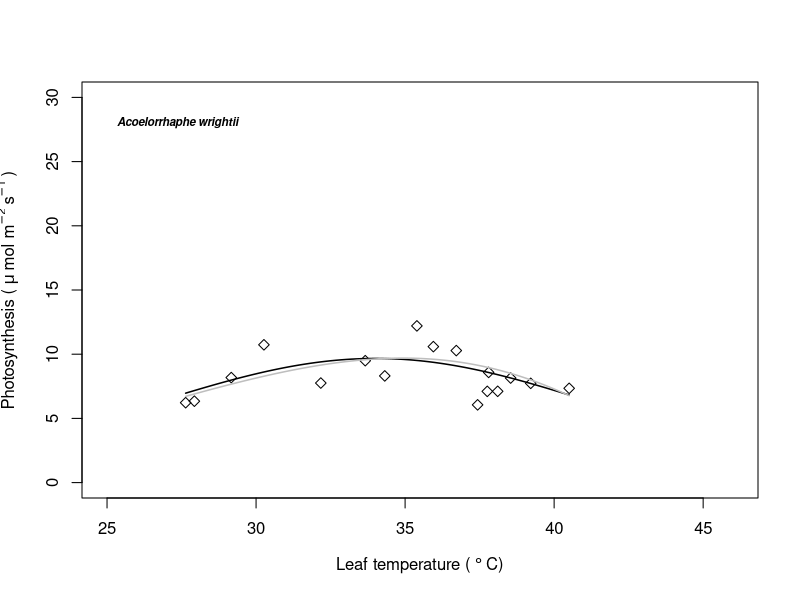
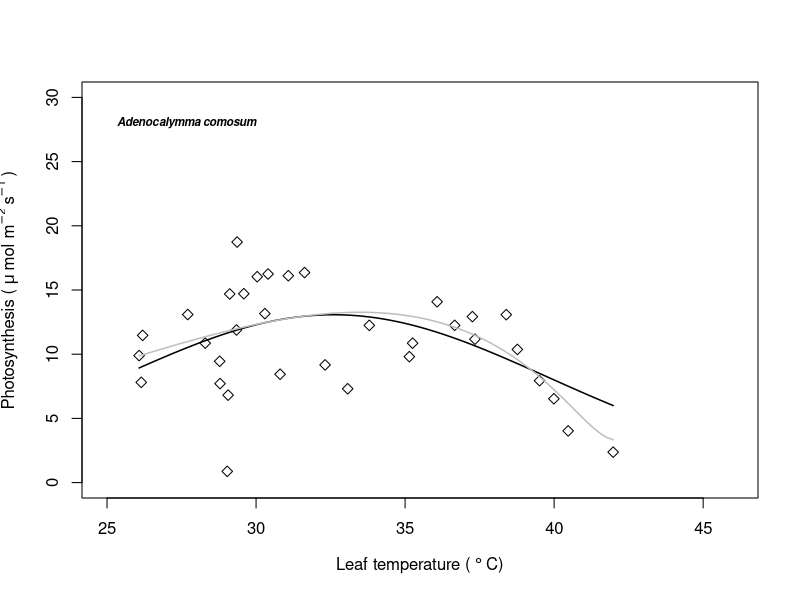
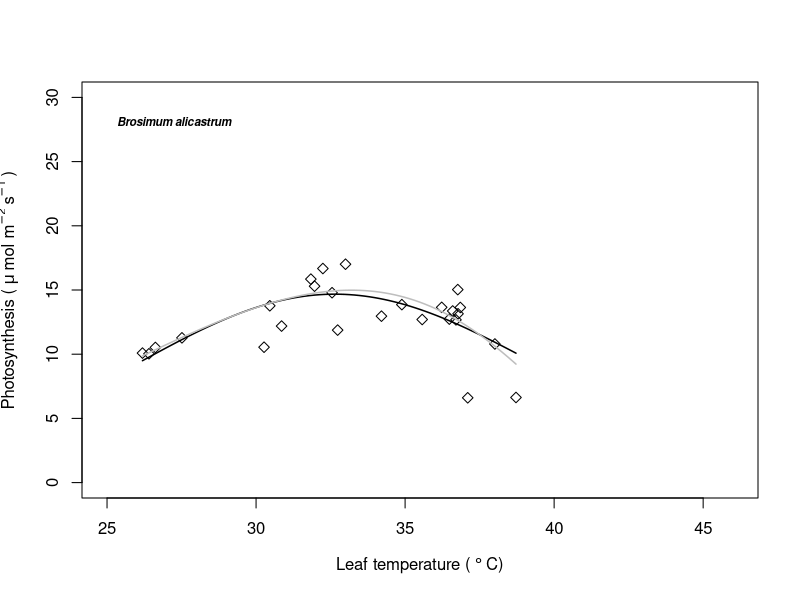
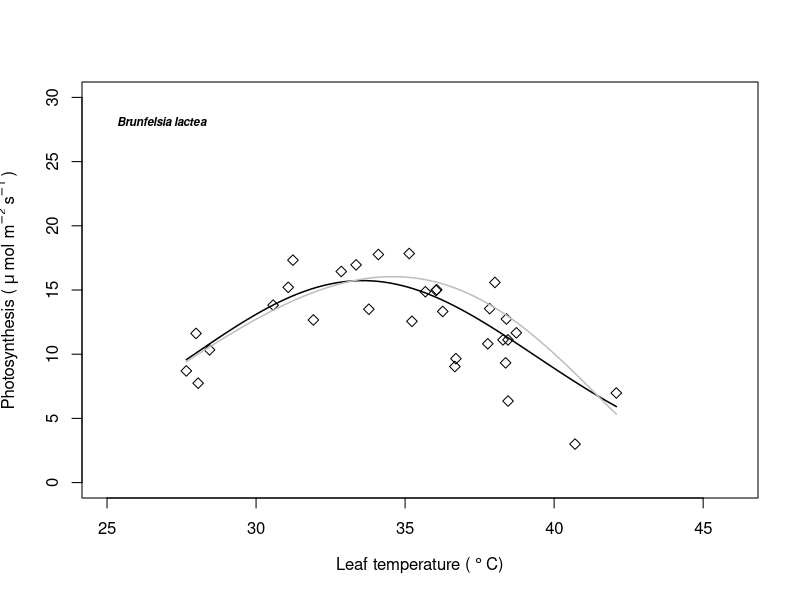
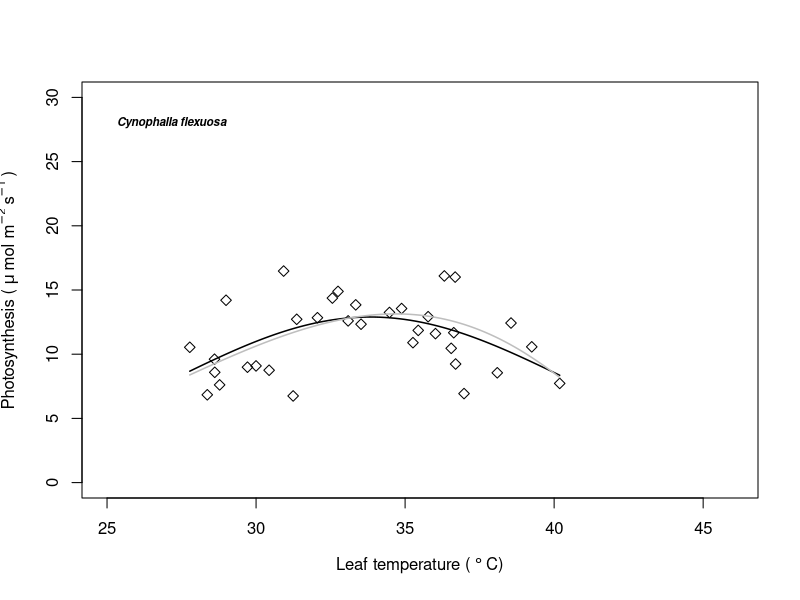

Write R code to recreate these figures, in order.
#Thanks for checking out this code for fitting temperature-assimilation curves 
#Be sure to the read the Read.me.txt file.
#Below, the "ATcurve" function can be used to calculate  Topt, Popt, "Omega", and Tmax. These parameters are calculated using 
#two separate models. Model "1" is used to estimate Topt, Popt, "Omega", and model "2" is used to estimate a second set of estimates of Topt, Popt, plus Tmax.
#The model you want to use can be indicated as "1", "2", or both ("3").
#For this function, define the the columns with the 1) leaf temperature & 2) Assimilation variables, then the 3) id/unique factor that you 
#want to estimate the heat tolerances for 4)  indicate if you want to make plots, 6) the number of bootsrap iterations for estimating heat tolerances,
# and 7) the model(s) you want to use.

setwd("Your directory here/AT_curve_function/")
atdat=read.csv("Sample_AT.data.csv")
set.seed(23)
#Tleaf=atdat$Tleaf; A=atdat$A; id=atdat$species; plot.est=T; boots; mods=3

ATcurve=function( Tleaf, Assimilation, id, plot.est, boots, mods){
  l1=list(plot.est=plot.est, boots=boots, mods=mods)
  attach(l1)
  ATdf=data.frame(Tleaf=Tleaf, A=Assimilation, id=id)
  return(do.call("rbind", by(ATdf, list(ATdf$id),  function(df){
    Tleaf=df[,which(colnames(df)=="Tleaf")]
    A=df[,which(colnames(df)=="A")]
    id=df[,which(colnames(df)=="id")]
    if(mods==1|mods==3){
      P.opt=T.opt=T.omeg=c()#empty vectors that will hold estimates for Topt and Popt for each iteration of bootstrapping/resampling
      pred.assim=matrix(NA,75,boots)
      for(k in 1:boots){
        srows <- sample(1:length(Tleaf),length(Tleaf),TRUE)#randomly selcts rows from our subset data=
        #If else to catch errors when nls model is parameters are unable to converge
        if(class(try(nls(A[srows]~ (Pop*exp(-((Tleaf[srows] - Top)/(omeg))^2)), start = list(Pop=15,  Top=28, omeg=18)), silent=T)[[1]])=="nlsModel")
        {fit.Tleaf <- nls(A[srows]~ (Pop*exp(-((Tleaf[srows] - Top)/(omeg))^2)),  start = list(Pop=15,  Top=28, omeg=18))
        
        tleafx=seq(from=min(na.omit(Tleaf[srows])), to=max(na.omit(Tleaf[srows])), length.out = 75)
        
        predA=(coef(fit.Tleaf)[[1]]*exp(-((tleafx - coef(fit.Tleaf)[[2]])/(coef(fit.Tleaf)[[3]]))^2))
        df3=data.frame(Tleafs=tleafx, A=predA)
        pred.assim[,k]=predA #These are he predictions from the leaf temperatre model...in other words these are the assimilation rates
        T.opt[k]=coef(fit.Tleaf)[2] #Here we extract the leaf temperature where assiilation is predictd to be highest
        T.omeg[k]=coef(fit.Tleaf)[3]#Here we extract the leaf temperature where assiilation is predictd to be highest
        P.opt[k]=max(df3$A)
        }else{(class(try(nls(A[srows]~ (Pop*exp(-((Tleaf[srows] - Top)/(omeg))^2)),  start = list(Pop=15,  Top=28, omeg=18)), silent=T)[[1]])=="list")
          pred.assim[,k]=NA
          T.opt[k]=NA
          P.opt[k]=NA
          T.omeg[k]=NA}
      }
      #Calculates the 95% confidence interval and the mean for our bootstrapped data
      #A.boot=t(apply(pred.assim, 1, function(x){quantile(x,c(0.025,0.975),na.rm=T)}))
      A.mean=t(apply(pred.assim, 1, function(x){mean(na.omit(x))}))}
    
    if(mods==2|mods==3){
      P.opt2=T.opt2=T.max=T.min=c()#empty vectors that will hold estimates for Topt and Popt for each iteration of bootstrapping/resampling
      pred.assim2=matrix(NA,75,boots)
      #v bootstrapping starts
      for(k in 1:boots){
        srows <- sample(1:length(Tleaf),length(Tleaf),TRUE)#randomly selcts rows from our subset data
        if(class(try(nls(A[srows]~ (b*(Tleaf[srows] - Tmin)*( 1-( exp(cc*(Tleaf[srows]-Tmax)))))^2, start = list(b=.1, cc=.1, Tmax=48, Tmin=13)), silent=T)[[1]])=="nlsModel")
        {fit.Tleaf2 <- nls(A[srows]~ (b*(Tleaf[srows] - Tmin)*( 1-( exp(cc*(Tleaf[srows]-Tmax)))))^2, start = list(b=.1, cc=.1, Tmax=48, Tmin=13))
        tleafx=seq(from=min(na.omit(Tleaf[srows])), to=max(na.omit(Tleaf[srows])), length.out = 75)
        
        pred.assim2.1=(coef(fit.Tleaf2)[[1]]*(seq(from=min(na.omit(Tleaf[srows])), to=max(na.omit(Tleaf[srows])), length.out = 75) - coef(fit.Tleaf2)[[4]])*( 1-( exp(coef(fit.Tleaf2)[[2]]*(seq(from=min(na.omit(Tleaf[srows])), to=max(na.omit(Tleaf[srows])), length.out = 75)-coef(fit.Tleaf2)[[3]])))))^2
        df32=data.frame(Tleafs=tleafx, A=pred.assim2.1)
        pred.assim2[,k]=pred.assim2.1 #These are he predictions from the leaf temperatre model...in other words these are the assimilation rates
        T.opt2[k]=df32[which(df32$A==max(df32$A)),]$Tleafs#Here we extract the leaf temperature where assiilation is predictd to be highest
        T.max[k]=coef(fit.Tleaf2)[3]#Here we extract the leaf temperature where assiilation is predictd to be highest
        P.opt2[k]=max(df32$A)
        T.min[k]=coef(fit.Tleaf2)[4]
        #aftop=df3[which(df3$Tleafs>30),]
        #T.max[k]=which(abs(aftop$A-1)==min(abs(aftop$A-1)))
        #lines(pred.df$GDs, pred.GD, col=alpha(df2$kolor, 0.025))
        }else{(class(try(nls(A~ (b*(Tleaf - Tmin)*( 1-( exp(cc*(Tleaf-Tmax)))))^2, data=df2, start = list(b=.1, cc=.1, Tmax=48, Tmin=13)), silent=T)[[1]])=="list")
          pred.assim2[,k]=NA
          T.opt2[k]=NA
          P.opt2[k]=NA
          T.max[k]=NA
        }}
      #Calculates the 95% confidence interval and the mean for our bootstrapped data
      #A2.boot=t(apply(pred.assim2, 1, function(x){quantile(x,c(0.025,0.975),na.rm=T)}))
      A2.mean=t(apply(pred.assim2, 1, function(x){mean(na.omit(x))}))}
    
    if(plot.est==T){
      plot(Tleaf,A, col="black", ylim=c(0,30), pch=5, xlim=c(25,46), 
           ylab=expression("Photosynthesis ("~mu~"mol m"^-2~"s"^-1~")"),
           xlab=expression("Leaf temperature ("~degree~ "C)") )
      text(25,28,pos=4, paste(unique(paste(id))), font=4,cex=.7)
      
      if(mods==1|mods==3){ 
        lines(seq(from=min(na.omit(Tleaf)), to=max(na.omit(Tleaf)), length.out = 75), A.mean, col="black", lwd=1.5)
      }
      if(mods==2|mods==3){
        lines(seq(from=min(na.omit(Tleaf)), to=max(na.omit(Tleaf)), length.out = 75), A2.mean, col="gray", lwd=1.5)
      }}
    
    mean.Topt=NA
    mean.Popt=NA
    mean.Tomeg=NA
    if(mods==1|mods==3){
      mean.Topt=mean(na.omit(T.opt)) 
      mean.Popt=mean(na.omit(P.opt))
      mean.Tomeg=mean(na.omit(T.omeg))}
    
    mean.Topt2=NA
    mean.Popt2=NA
    mean.Tmax=NA
    if(mods==2|mods==3){
      mean.Topt2=mean(na.omit(T.opt2)) 
      mean.Popt2=mean(na.omit(P.opt2))
      mean.Tmax=mean(na.omit(T.max))}
    
    return(data.frame(id=paste(unique(id)), mean.Topt=mean.Topt, mean.Popt=mean.Popt, mean.Tomeg=mean.Tomeg,
                      mean.Topt2=mean.Topt2, mean.Popt2=mean.Popt2, mean.Tmax=mean.Tmax))
  }) ))
  detach(l1)}

#When plotting model 2, I've been noticing that at high (and sometimes low) temperatures, the model tends to increase
#I think this is an artifact of the bootstrapping procedure when the model is re-fit. This increase in modeled A at high temperature
#occurs when temperatures higher than those used to fit the model are used to predict new values of A. 
ATcurve(Tleaf=atdat$Tleaf, A=atdat$A, id=atdat$species, plot.est=T, boots=100, mods=3)